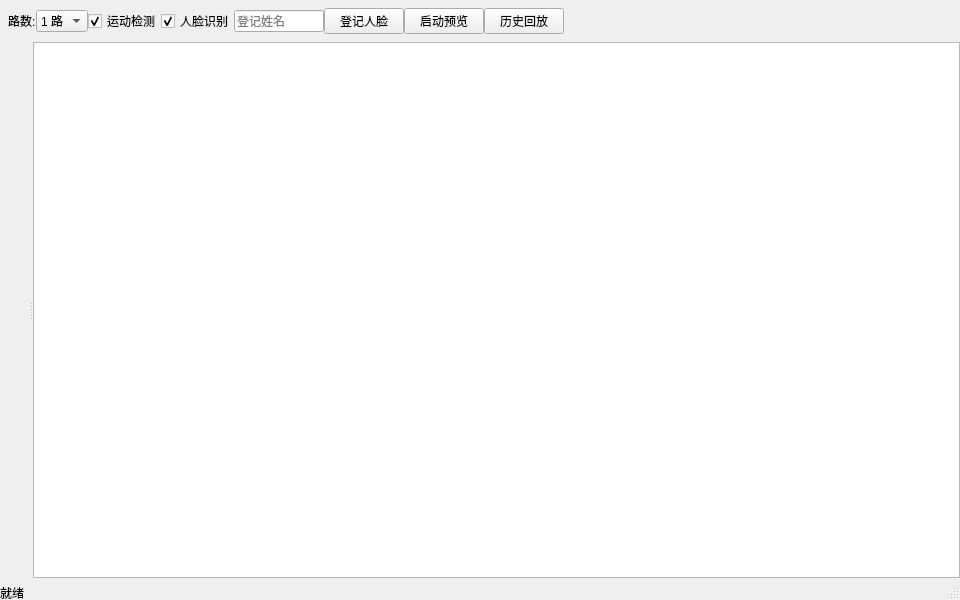
<?xml version="1.0" encoding="UTF-8"?>
<ui version="4.0">
 <class>MainWindow</class>
 <widget class="QMainWindow" name="MainWindow">
  <property name="geometry">
   <rect>
    <x>0</x>
    <y>0</y>
    <width>960</width>
    <height>600</height>
   </rect>
  </property>
  <property name="windowTitle">
   <string>多路智能安防监控系统</string>
  </property>
  <widget class="QWidget" name="centralwidget">
   <layout class="QVBoxLayout" name="mainLayout">
    <property name="spacing">
     <number>0</number>
    </property>
    <property name="leftMargin">
     <number>0</number>
    </property>
    <property name="topMargin">
     <number>0</number>
    </property>
    <property name="rightMargin">
     <number>0</number>
    </property>
    <property name="bottomMargin">
     <number>0</number>
    </property>
    <item>
     <layout class="QHBoxLayout" name="topLayout">
      <property name="leftMargin">
       <number>8</number>
      </property>
      <property name="topMargin">
       <number>8</number>
      </property>
      <property name="rightMargin">
       <number>8</number>
      </property>
      <property name="bottomMargin">
       <number>8</number>
      </property>
      <item>
       <widget class="QLabel" name="channelLabel">
        <property name="text">
         <string>路数:</string>
        </property>
       </widget>
      </item>
      <item>
       <widget class="QComboBox" name="channelCombo">
        <item>
         <property name="text">
          <string>1 路</string>
         </property>
        </item>
        <item>
         <property name="text">
          <string>2 路</string>
         </property>
        </item>
        <item>
         <property name="text">
          <string>4 路</string>
         </property>
        </item>
       </widget>
      </item>
      <item>
       <widget class="QCheckBox" name="motionCheckBox">
        <property name="text">
         <string>运动检测</string>
        </property>
        <property name="checked">
         <bool>true</bool>
        </property>
       </widget>
      </item>
      <item>
       <widget class="QCheckBox" name="faceCheckBox">
        <property name="text">
         <string>人脸识别</string>
        </property>
        <property name="checked">
         <bool>true</bool>
        </property>
       </widget>
      </item>
      <item>
       <widget class="QLineEdit" name="nameEdit">
        <property name="maximumSize">
         <size>
          <width>90</width>
          <height>16777215</height>
         </size>
        </property>
        <property name="placeholderText">
         <string>登记姓名</string>
        </property>
       </widget>
      </item>
      <item>
       <widget class="QPushButton" name="registerButton">
        <property name="text">
         <string>登记人脸</string>
        </property>
       </widget>
      </item>
      <item><widget class="QPushButton" name="startStopButton">
        <property name="text">
         <string>启动预览</string>
        </property>
       </widget>
      </item>
      <item>
       <widget class="QPushButton" name="historyButton">
        <property name="text">
         <string>历史回放</string>
        </property>
       </widget>
      </item>
      <item>
       <spacer name="topSpacer">
        <property name="orientation">
         <enum>Qt::Horizontal</enum>
        </property>
        <property name="sizeHint" stdset="0">
         <size>
          <width>40</width>
          <height>20</height>
         </size>
        </property>
       </spacer>
      </item>
     </layout>
    </item>
    <item>
     <widget class="QSplitter" name="splitter">
      <property name="orientation">
       <enum>Qt::Horizontal</enum>
      </property>
      <widget class="QWidget" name="previewGridWidget">
       <layout class="QGridLayout" name="previewGridLayout">
        <property name="spacing">
         <number>4</number>
        </property>
        <property name="leftMargin">
         <number>4</number>
        </property>
        <property name="topMargin">
         <number>4</number>
        </property>
        <property name="rightMargin">
         <number>4</number>
        </property>
        <property name="bottomMargin">
         <number>4</number>
        </property>
       </layout>
      </widget>
      <widget class="QListWidget" name="eventList">
       <property name="minimumSize">
        <size>
         <width>240</width>
         <height>0</height>
        </size>
       </property>
      </widget>
     </widget>
    </item>
   </layout>
  </widget>
  <widget class="QMenuBar" name="menubar">
   <property name="geometry">
    <rect>
     <x>0</x>
     <y>0</y>
     <width>960</width>
     <height>21</height>
    </rect>
   </property>
  </widget>
  <widget class="QStatusBar" name="statusbar">
   <widget class="QLabel" name="statusLabel">
    <property name="text">
     <string>就绪</string>
    </property>
   </widget>
  </widget>
 </widget>
 <resources/>
 <connections/>
</ui>
